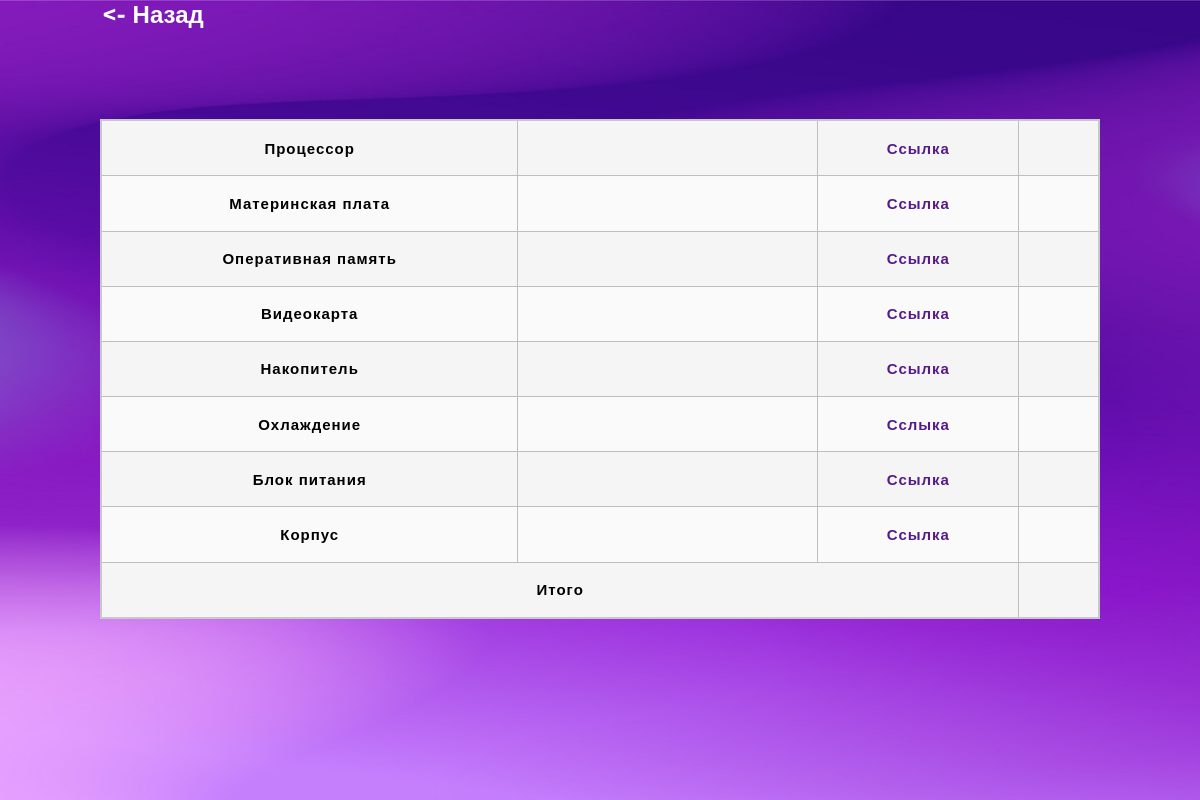
The app's page /show/5, older data.
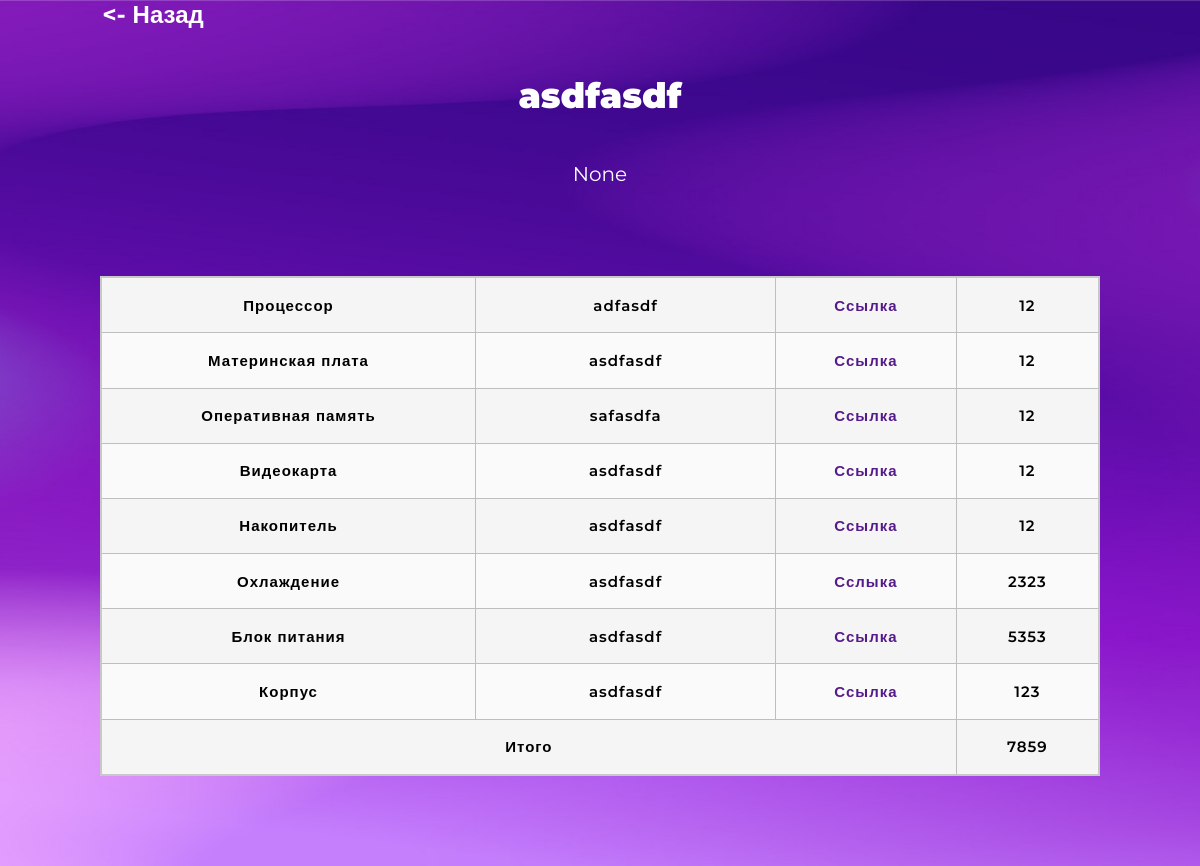
The same page, newer data.
### data/configurations.py (models this page shows, shortened)
class Configuration(SqlAlchemyBase):
    __tablename__ = 'configurations'
    id = sqlalchemy.Column(sqlalchemy.Integer, primary_key=True, autoincrement=True)
    name = sqlalchemy.Column(sqlalchemy.String, nullable=False)
    about = sqlalchemy.Column(sqlalchemy.String, nullable=True)
    cooler = sqlalchemy.Column(sqlalchemy.String, nullable=False)
    cooler_link = sqlalchemy.Column(sqlalchemy.String, nullable=True)
    cooler_price = sqlalchemy.Column(sqlalchemy.String, nullable=False)
    frame = sqlalchemy.Column(sqlalchemy.String, nullable=False)
    frame_link = sqlalchemy.Column(sqlalchemy.String, nullable=True)
    frame_price = sqlalchemy.Column(sqlalchemy.String, nullable=False)
    ssd = sqlalchemy.Column(sqlalchemy.String, nullable=False)
    ssd_link = sqlalchemy.Column(sqlalchemy.String, nullable=True)
    ssd_price = sqlalchemy.Column(sqlalchemy.String, nullable=False)
    cpu = sqlalchemy.Column(sqlalchemy.String, nullable=False)
    cpu_link = sqlalchemy.Column(sqlalchemy.String, nullable=True)
    cpu_price = sqlalchemy.Column(sqlalchemy.String, nullable=False)
    power = sqlalchemy.Column(sqlalchemy.String, nullable=False)
    power_link = sqlalchemy.Column(sqlalchemy.String, nullable=True)
    power_price = sqlalchemy.Column(sqlalchemy.String, nullable=False)
    motherboard = sqlalchemy.Column(sqlalchemy.String, nullable=False)
    motherboard_link = sqlalchemy.Column(sqlalchemy.String, nullable=True)
    motherboard_price = sqlalchemy.Column(sqlalchemy.String, nullable=False)
    gpu = sqlalchemy.Column(sqlalchemy.String, nullable=False)
    gpu_link = sqlalchemy.Column(sqlalchemy.String, nullable=True)
    gpu_price = sqlalchemy.Column(sqlalchemy.String, nullable=False)
    ram = sqlalchemy.Column(sqlalchemy.String, nullable=False)
    ram_link = sqlalchemy.Column(sqlalchemy.String, nullable=True)
    ram_price = sqlalchemy.Column(sqlalchemy.String, nullable=False)
    comment = sqlalchemy.Column(sqlalchemy.String, nullable=True)
    user_id = sqlalchemy.Column(sqlalchemy.Integer, sqlalchemy.ForeignKey('users.id'))
    total_price = sqlalchemy.Column(sqlalchemy.Integer, nullable=False)
    user = orm.relationship('User')

### main.py (the view)
@app.route('/show/<id>')
def show(id):
    db_sess = db_session.create_session()
    config = db_sess.query(Configuration).get(id)
    return render_template('show_config.html', config=config)

### data/db_session.py (called while the page is built)
def create_session() -> Session:
    global __factory
    return __factory()

### templates/show_config.html (shortened to what this page needs)
<!DOCTYPE html>
<html lang="en">
    <head>
        <link rel="stylesheet" href="../static/css/config.css">
    </head>
    <body>
        <div class="mainpage">
            <main>
                <a href="/" class="header__logo"><- Назад</a>
                <header>
                    <h1 class="cap">{{ config.name }}</h1>
                    <p class="koment">{{ config.about }}</p>
                </header>
                <table border="2">
                    <tr>
                        <td>Процессор</td>
                        <td class="naming">{{ config.cpu }}</td>
                        <td><a href="{{ config.cpu_link }}">Ссылка</a></td>
                        <td>{{ config.cpu_price }}</td>
                    </tr>
                    <tr>
                        <td>Материнская плата</td>
                        <td class="naming">{{ config.motherboard }}</td>
                        <td><a href="{{ config.motherboard_link }}">Ссылка</a></td>
                        <td>{{ config.motherboard_price }}</td>
                    </tr>
                    <tr>
                        <td>Оперативная память</td>
                        <td class="naming">{{ config.ram }}</td>
                        <td><a href="{{ config.ram_link }}">Ссылка</a></td>
                        <td>{{ config.ram_price }}</td>
                    </tr>
                    <tr>
                        <td>Видеокарта</td>
                        <td class="naming">{{ config.gpu }}</td>
                        <td><a href="{{ config.gpu_link }}">Ссылка</a></td>
                        <td>{{ config.gpu_price}}</td>
                    </tr>
                    <tr>
                        <td>Накопитель</td>
                        <td class="naming">{{ config.ssd }}</td>
                        <td><a href="{{ config.ssd_link }}">Ссылка</a></td>
                        <td>{{ config.ssd_price }}</td>
                    </tr>
                    <tr>
                        <td>Охлаждение</td>
                        <td class="naming">{{ config.cooler }}</td>
                        <td><a href="{{ config.cooler_link }}">Сслыка</a></td>
                        <td>{{ config.cooler_price}}</td>
                    </tr>
                    <tr>
                        <td>Блок питания</td>
                        <td class="naming">{{ config.power }}</td>
                        <td><a href="{{ config.power_link }}">Ссылка</a></td>
                        <td>{{ config.power_price }}</td>
                    </tr>
                    <tr>
                        <td>Корпус</td>
                        <td class="naming">{{ config.frame }}</td>
                        <td><a href="{{ config.frame_link }}">Ссылка</a></td>
                        <td>{{ config.frame_price }}</td>
                    </tr>
                    <tr>
                        <td colspan="3">Итого</td>
                        <td>{{ config.total_price }}</td>
                    </tr>
                </table>
            </main>
        </div>
    </body>
</html>

### static/css/config.css (style rules this page uses)
*, *::before, *::after { padding: 0; margin: 0; border: 0; box-sizing: border-box; scroll-behavior: smooth; font-family: "Montserrat", sans-serif; }
a { text-decoration: none; }
.mainpage { display: flex; min-height: 100vh; background: url("/static/img/phon.jpg") no-repeat; background-size: cover; background-position: center; justify-content: center; }
.header__logo { font-size: 24px; font-weight: 700; color: white; padding-right: 894px; }
table { table-align: center; border-collapse: collapse; border: 2px solid rgb(200,200,200); letter-spacing: 1px; font-size: 0.8rem; text-align: center; font-size: 15 px; margin-top: 150px; width: 1000px; height: 500px; margin: 90px; }
td, th { border: 1px solid rgb(190,190,190); padding: 10px 20px; }
td { text-align: center; font-size: 15px; font-weight: 600; }
tr:nth-child(even) td { background-color: rgb(250,250,250); }
tr:nth-child(odd) td { background-color: rgb(245,245,245); }
main { text-align: center; table-align: center; }
.cap { font-size: 35px; font-weight: 900; color: white; margin: 45px; }
.naming { width: 300px; }
.koment { color: white; font-size: 20px; }

Row changes from the older to the newer data that the page shows:
added Configuration: name "asdfasdf", about "None", cpu "adfasdf", cpu_price "12", motherboard "asdfasdf", motherboard_price "12", ram "safasdfa", ram_price "12", gpu "asdfasdf", gpu_price "12", ssd "asdfasdf", ssd_price "12", cooler "asdfasdf", cooler_price "2323", power "asdfasdf", power_price "5353", frame "asdfasdf", frame_price "123", total_price "7859"
